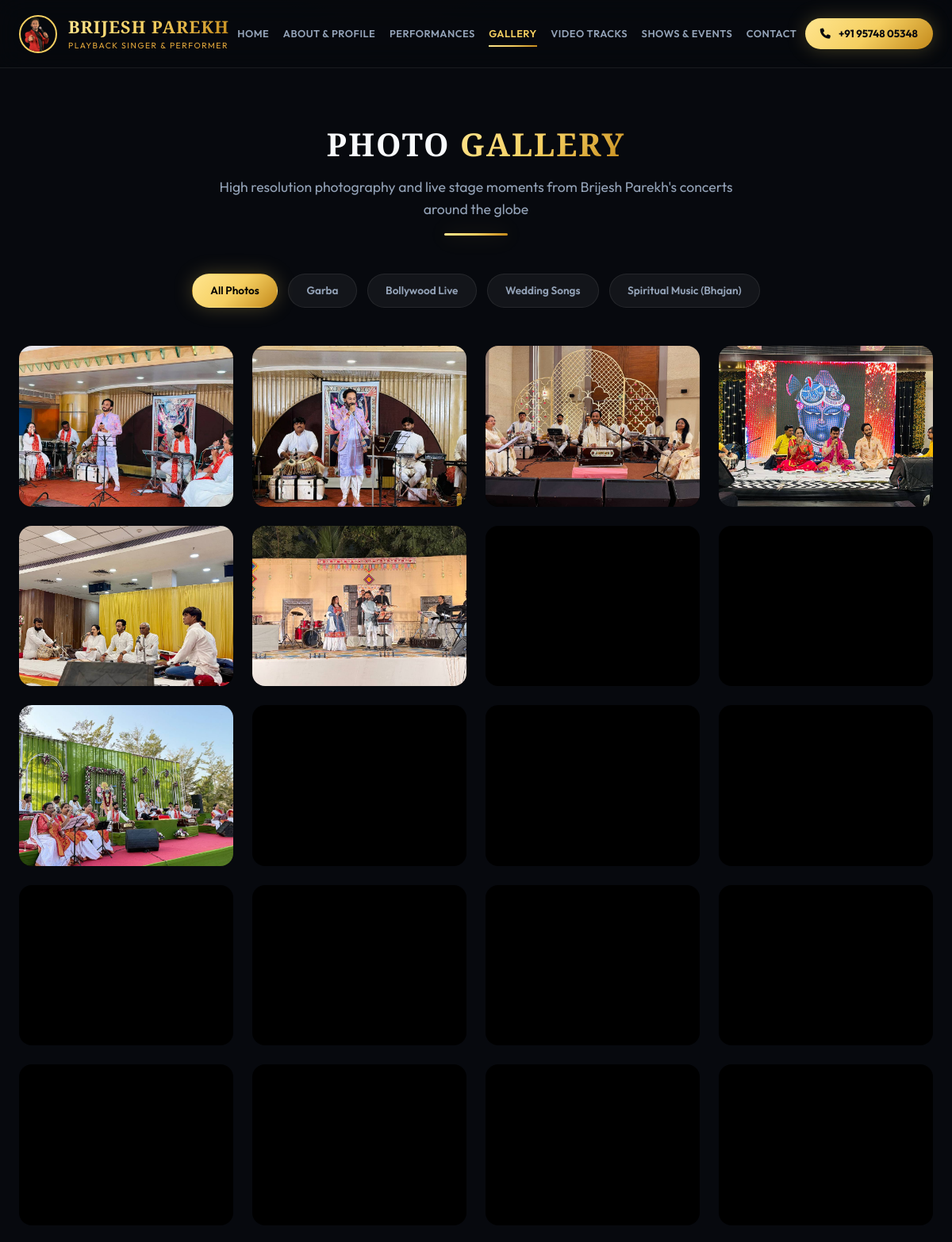
Page /gallery/ (upper part) on the committed database.
### singer_app/models.py (models this page shows, shortened)
class SingerProfile(models.Model):
    name = models.CharField(max_length=100, default="Brijesh Parekh")
    tagline = models.CharField(max_length=200, default="Playback Singer & Electrifying Stage Performer")
    shows_count = models.IntegerField(default=4000, help_text="Total live shows performed")
    countries_count = models.IntegerField(default=15, help_text="Countries performed in")
    years_experience = models.IntegerField(default=20, help_text="Years of professional singing")
    bio_short = models.TextField(default="Let me introduce to a very talented, electrifying performer and sensational singer. Whether it's a wedding or concert, when he steps on the stage he sets it on fire. Playback singer in many Gujarati albums and movies with over 4000 shows in India and abroad.")
    bio_full = models.TextField(default="Brijesh Parekh is one of Gujarat's most celebrated playback singers and dynamic live performers. With over 4,000 successful shows globally across India, USA, UK, West Indies, and Africa, Brijesh Parekh creates magic on stage with high-energy Garba, soulful Lagangeet (wedding songs), nostalgic Bollywood Orchestra, and thrilling DJ nights. Known for his captivating voice, incredible vocal range, and unmatched stage command, he brings life and grandeur to every celebration.")
    phone_primary = models.CharField(max_length=30, default="+91 95748 05348")
    phone_secondary = models.CharField(max_length=30, blank=True, default="")
    email = models.EmailField(default="brijesh71090parekh@gmail.com")
    address = models.CharField(max_length=255, default="Ahmedabad, Gujarat, India")
    facebook_url = models.URLField(default="https://www.facebook.com/brijeshparekhnight?mibextid=LQQJ4d")
    instagram_url = models.URLField(default="https://www.instagram.com/thebrijeshparekh?igsh=amIwamgxbjU0aDFh&utm_source=qr")
    youtube_url = models.URLField(default="https://youtube.com/@brijeshparekhofficial5953?si=E4l35MJxYiL2Pbgt")
    google_maps_url = models.URLField(default="https://maps.app.goo.gl/x4TiHEh2ehnbZqW7A?g_st=com.google.maps.preview.copy")
    hero_video_path = models.CharField(max_length=255, default="V1.MP4")
    class Meta:
        verbose_name = "Singer Profile"
        verbose_name_plural = "Singer Profile"

class PerformanceCategory(models.Model):
    name = models.CharField(max_length=100)
    slug = models.SlugField(unique=True)
    subtitle = models.CharField(max_length=200)
    description = models.TextField()
    cover_image = models.CharField(max_length=255, help_text="Path relative to static folder")
    icon = models.CharField(max_length=100, default="fa-solid fa-music")
    display_order = models.IntegerField(default=0)
    class Meta:
        verbose_name = "Performance Category"
        verbose_name_plural = "Performance Categories"
        ordering = ['display_order', 'id']

class GalleryItem(models.Model):
    title = models.CharField(max_length=150)
    category = models.ForeignKey(PerformanceCategory, on_delete=models.SET_NULL, null=True, blank=True, related_name='gallery_items')
    image_path = models.CharField(max_length=255, help_text="Path relative to static folder e.g. Garba/1.jpg")
    caption = models.CharField(max_length=255, blank=True, null=True)
    is_featured = models.BooleanField(default=False)
    created_at = models.DateTimeField(auto_now_add=True)
    class Meta:
        verbose_name = "Gallery Item"
        verbose_name_plural = "Gallery Media (Photos & Videos)"
        ordering = ['-created_at', '-id']

### singer_app/views.py (the view)
# urls.py: path('gallery/', views.gallery_view, name='gallery'),
def gallery_view(request):
    categories = PerformanceCategory.objects.all().order_by('display_order', 'id')
    selected_slug = request.GET.get('category', 'all').strip()
    photos = GalleryItem.objects.select_related('category').exclude(
        Q(image_path__iendswith='.mp4') | Q(image_path__iendswith='.mov')
    ).exclude(image_path__in=UNAVAILABLE_GALLERY_MEDIA_PATHS)
    if selected_slug and selected_slug != 'all':
        items = photos.filter(category__slug=selected_slug)
    else:
        items = photos
    context = {
        'categories': categories,
        'selected_category': selected_slug,
        'gallery_items': items,
    }
    return render(request, 'gallery.html', context)

### singer_app/context_processors.py (called while the page is built)
def profile_context(request):
    try:
        profile = SingerProfile.objects.first()
        if not profile:
            profile, _ = SingerProfile.objects.get_or_create(id=1)
        categories = PerformanceCategory.objects.only(
            'id', 'name', 'slug', 'icon', 'display_order'
        ).order_by('display_order', 'id')
    except Exception:
        profile = None
        categories = []
    return {
        'singer_profile': profile,
        'nav_categories': categories,
    }

### templates/gallery.html (shortened to what this page needs)
{% extends 'base.html' %}
{% load static %}
{% block content %}
<section class="container" style="padding-top: calc(var(--navbar-height) + 4rem); padding-bottom: 6rem;">
  <div class="section-title">
    <h2>Photo <span class="gold-text">Gallery</span></h2>
    <p>High resolution photography and live stage moments from Brijesh Parekh's concerts around the globe</p>
  </div>
  <div class="gallery-filters">
    <a href="{% url 'gallery' %}" class="filter-btn {% if selected_category == 'all' or not selected_category %}active{% endif %}">All Photos</a>
    {% for cat in categories %}
      <a href="{% url 'gallery' %}?category={{ cat.slug }}" class="filter-btn {% if selected_category == cat.slug %}active{% endif %}">{{ cat.name }}</a>
    {% endfor %}
  </div>
  <div class="gallery-masonry">
    {% for item in gallery_items %}
      <div class="gallery-card" data-img="{% static item.image_path %}" data-category="{{ item.category.slug|default:'all' }}">
        <img src="{% static item.image_path %}" alt="{{ item.title }}" loading="lazy" decoding="async">
      </div>
    {% empty %}
      <p style="text-align: center; color: var(--text-muted); grid-column: 1/-1;">No photos available for this category yet.</p>
    {% endfor %}
  </div>
</section>
{% endblock %}

### templates/base.html (shortened to what this page needs)
{% load static %}
<!DOCTYPE html>
<html lang="en">
<head>
  <link rel="stylesheet" href="https://cdnjs.cloudflare.com/ajax/libs/font-awesome/6.5.1/css/all.min.css">
  <link rel="stylesheet" href="{% static 'css/style.css' %}">
</head>
<body>
  <header class="navbar-header" id="mainHeader">
    <div class="container nav-container">
      <a href="{% url 'home' %}" class="logo-brand" title="Brijesh Parekh - Home">
        <img src="{% static 'pics/alb61-removebg-preview.png' %}" alt="Brijesh Parekh Singer" onerror="this.onerror=null; this.src='/static/pics/solo3.jpg';" width="48" height="48">
        <div>
          <div class="brand-title gold-text">Brijesh Parekh</div>
          <div class="brand-subtitle">Playback Singer & Performer</div>
        </div>
      </a>
      <nav class="nav-links" id="navMenu">
        <a href="{% url 'home' %}" class="{% if request.resolver_match.url_name == 'home' %}active{% endif %}">Home</a>
        <a href="{% url 'about' %}" class="{% if request.resolver_match.url_name == 'about' or request.resolver_match.url_name == 'profile' %}active{% endif %}">About & Profile</a>
        <a href="{% url 'services' %}" class="{% if request.resolver_match.url_name == 'services' or request.resolver_match.url_name == 'category_detail' %}active{% endif %}">Performances</a>
        <a href="{% url 'gallery' %}" class="{% if request.resolver_match.url_name == 'gallery' %}active{% endif %}">Gallery</a>
        <a href="{% url 'music' %}" class="{% if request.resolver_match.url_name == 'music' %}active{% endif %}">Video Tracks</a>
        <a href="{% url 'events' %}" class="{% if request.resolver_match.url_name == 'events' %}active{% endif %}">Shows & Events</a>
        <a href="{% url 'contact' %}" class="{% if request.resolver_match.url_name == 'contact' %}active{% endif %}">Contact</a>
      </nav>
      <div class="nav-cta">
        <a href="tel:{{ singer_profile.phone_primary }}" class="btn-primary btn-call" title="Call Brijesh Parekh">
          <i class="fa-solid fa-phone"></i> <span>{{ singer_profile.phone_primary }}</span>
        </a>
      </div>
    </div>
  </header>
  <main id="mainContent">
    {% block content %}{% endblock %}
  </main>
</body>
</html>

### rows in the picture
SingerProfile: phone_primary "+91 95748 05348"
PerformanceCategory: name "Garba"
PerformanceCategory: name "Bollywood Live"
PerformanceCategory: name "Wedding Songs"
PerformanceCategory: name "Spiritual Music (Bhajan)"
GalleryItem: image_path (picture)
GalleryItem: image_path (picture)
GalleryItem: image_path (picture)
GalleryItem: image_path (picture)
GalleryItem: image_path (picture)
GalleryItem: image_path (picture)
GalleryItem: image_path (picture)
GalleryItem: image_path (picture)
GalleryItem: image_path (picture)
GalleryItem: image_path (picture)
GalleryItem: image_path (picture)
GalleryItem: image_path (picture)
GalleryItem: image_path (picture)
GalleryItem: image_path (picture)
GalleryItem: image_path (picture)
GalleryItem: image_path (picture)
GalleryItem: image_path (picture)
GalleryItem: image_path (picture)
GalleryItem: image_path (picture)
GalleryItem: image_path (picture)
